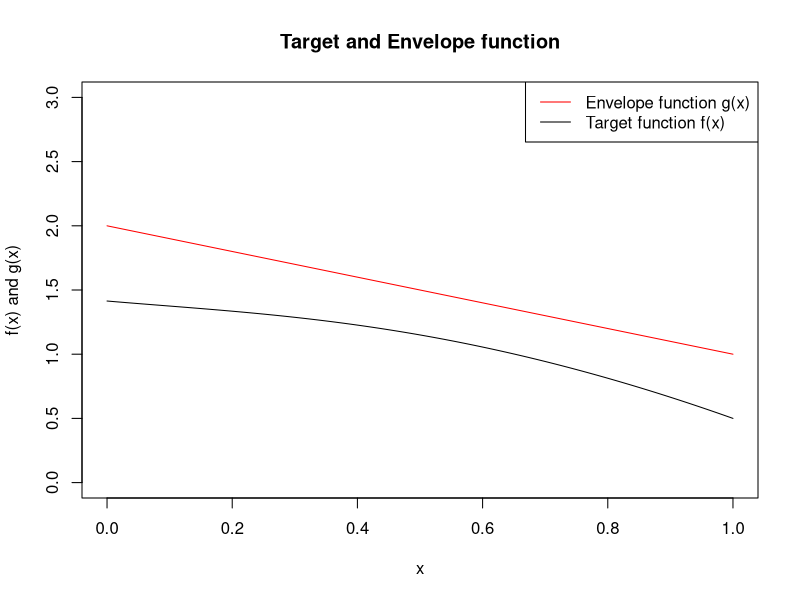

Generate this figure with R:
# Plot f(x) and g(x)

theta <- 2
beta <- 2
x <- seq(0, 1, by = 0.0001)
f <- function(x) {x^(theta-1)/(1+x^2)+sqrt(2+x^2)*(1-x)^(beta-1)}
g <- function(x) {x^(theta-1)+2*(1-x)^(beta-1)}
plot(x, g(x), ylim = c(0,3), type = 'l', main = "Target and Envelope function", 
     ylab = "f(x) and g(x)", col = "red")
lines(x, f(x), col = "black", lty = 1)
legend("topright", legend = c("Envelope function g(x)", "Target function f(x)"), 
       lty = c(1,1), col = c("red", "black"))